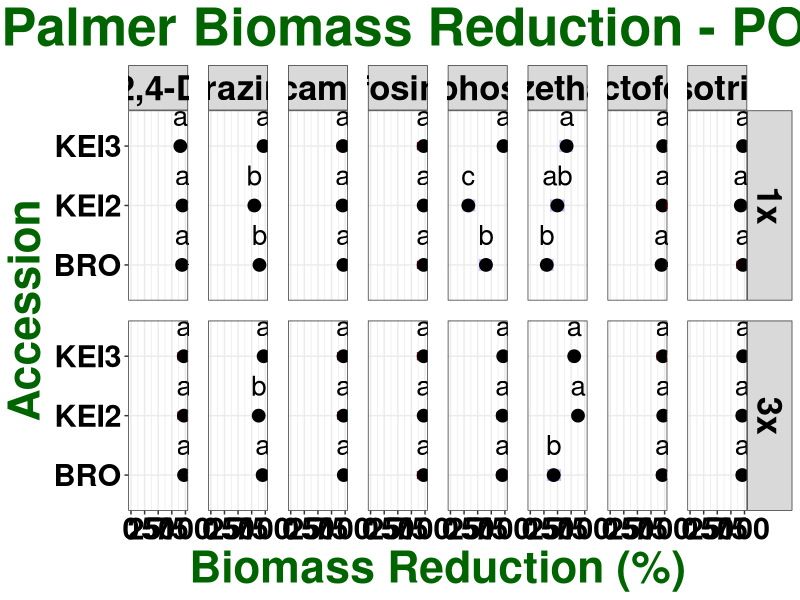

Source code (R): (Note: this script raises an error after producing the figure.)
## ---- chunk 1

knitr::opts_chunk$set(echo = TRUE)
library(tidyverse)
library(ggplot2)
library(car)
library(emmeans)
library(multcompView)
library(glmmTMB)
library(ggpubr)

## ---- chunk 2

palmer <- read.csv("All POST_Reduction.csv")

str(palmer)

palmer$run <- as.factor(palmer$run)

palmer$pop <- as.factor(palmer$pop)

palmer$herb <- as.factor(palmer$herb)

palmer$rate <- as.factor(palmer$rate)

palmer$rep <- as.factor(palmer$rep)

str(palmer)

## ---- chunk 3

model <- glmmTMB(logit(bio_red) ~ pop * herb * rate + (1|run), data = palmer, family = "gaussian")

## ---- chunk 4

summary(model)

## ---- chunk 5

glmmTMB:::Anova.glmmTMB(model)

## ---- chunk 6

emm_pop_herb_rate <- emmeans(model, ~ pop|herb|rate, adjust = "tukey", type = "response", contr = "pairwise")

emm_pop_herb_rate

CLD_emm_pop_herb_rate <- if(requireNamespace("multcomp")) {
    multcomp::cld(emm_pop_herb_rate$emmeans, alpha = 0.05, Letters=letters, adjust="tukey", reversed = TRUE)}

CLD_emm_pop_herb_rate


## ---- chunk 7

plot(emm_pop_herb_rate, adjust = "tukey", comparisons = T, alpha = 0.05) + 
  geom_point(size = 4) +
  facet_grid(rate ~ herb, labeller = label_value) +
  geom_text(aes(label = c("a", "a", "a", "b", "b", "a", "a", "a", "a", "a", "a", "a", "b", "c", "a", "b", "ab", "a", "a", "a", "a", "a", "a", "a",
                          "a", "a", "a", "a", "b", "a", "a", "a", "a", "a", "a", "a", "a", "a", "a", "b", "a", "a", "a", "a", "a", "a", "a", "a")),
            vjust = -1, size = 7) +
  scale_x_continuous(breaks = c(0, 0.25, 0.50, 0.75, 1), limits = c(0, 1),
    labels = scales::percent_format(scale = 100, suffix = "")) +
  labs(title = "Palmer Biomass Reduction - POST", 
       x = "Biomass Reduction (%)", 
       y = "Accession") + 
  theme_bw() + 
  theme (plot.title = element_text(face = "bold", hjust = 0.5, size = 38, colour = "darkgreen"), 
         axis.title = element_text(face = "bold", size = 32, colour = "darkgreen"), 
         axis.text = element_text(face = "bold", size = 22, colour = "black"),
         strip.text = element_text(face = "bold", size = 25, colour = "black"),
         panel.spacing = unit(1.0, "lines")) +
  ggsave("LOGIT Tukey HSD_POPxHERBxRATE.jpeg", units="in", width=30, height=7, dpi=600)
